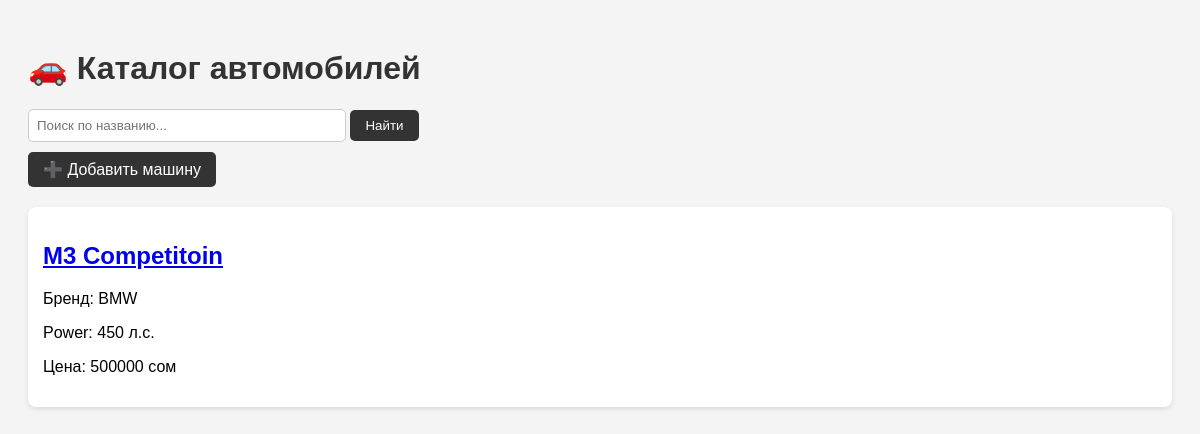
/cars/, run on an earlier commit of the app's database.
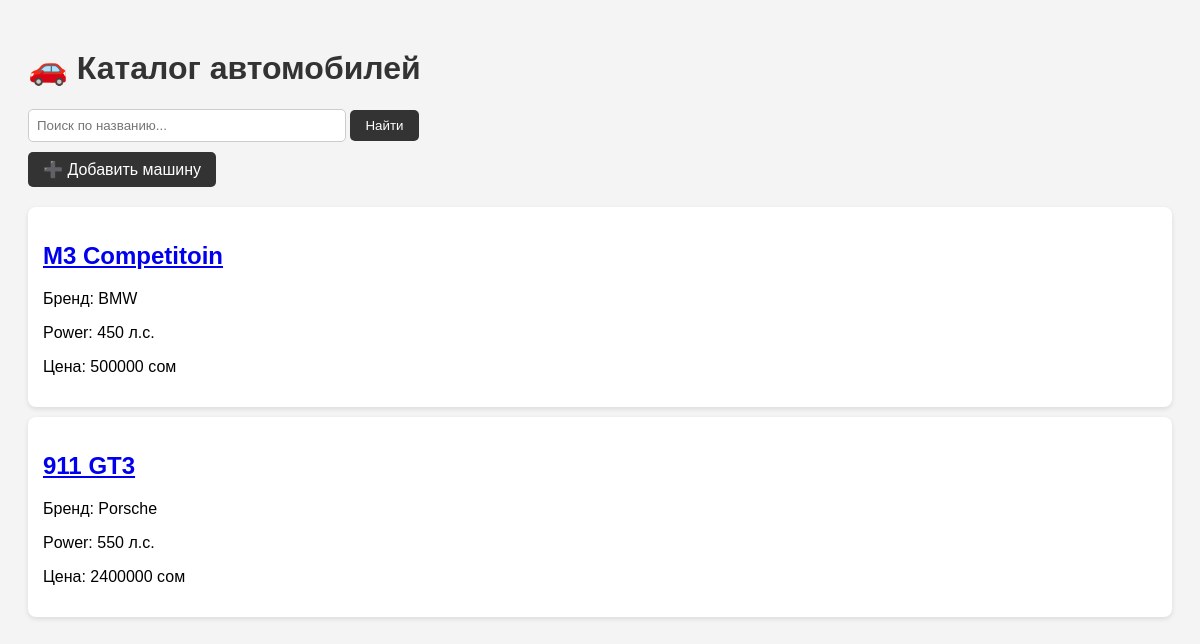
And on a later commit of the database.
### cars/models.py (models this page shows, shortened)
class Car(models.Model):
    name = models.CharField(max_length=100)   # название
    brand = models.CharField(max_length=50)   # бренд
    power = models.IntegerField()              # мощность (л.с.)
    price = models.IntegerField()              # цена

### cars/views.py (the view)
# urls.py: path('', views.car_list, name='car_list'),
def car_list(request):
    query = request.GET.get('q', '') # берём параметр q из URL
    if query:
        cars = Car.objects.filter(
            name__icontains=query # ищем по названию (без учёта регистра)
        ) | Car.objects.filter(
            brand__icontains=query # ищем по бренду (без учёта регистра)
        )
    else:
        cars = Car.objects.all()
    return render(request, 'cars/car_list.html', {
        'cars': cars,
        'query': query, # передаём текущий запрос в шаблон
        })

### cars/templates/cars/car_list.html (shortened to what this page needs)
<!DOCTYPE html>
<html>
<head>
</head>
<body>
    <h1>🚗 Каталог автомобилей</h1>
    <form method="GET">
        <input
            type="text"
            name="q"
            value="{{ query }}"
            placeholder="Поиск по названию..."
            style="padding: 8px; width: 300px; border-radius: 5px; border: 1px solid #ccc;"
        >
        <button
            type="submit"
            style="padding: 8px 15px; border-radius: 5px; background: #333; color: white; border: none; cursor: pointer;"
        >
            Найти
        </button>
    </form>
    <a href="/cars/create/" style="
    display: inline-block;
    margin: 10px 0;
    padding: 8px 15px;
    background: #333;
    color: white;
    border-radius: 5px;
    text-decoration: none;
    ">➕ Добавить машину</a>
    {% for car in cars %}
        <div class="card">
            <h2>
                <a href="/cars/{{ car.id }}/">{{ car.name }}</a>
            </h2>
            <p>Бренд: {{ car.brand }}</p>
            <p>Power: {{ car.power }} л.с.</p>
            <p>Цена: {{ car.price }} сом</p>
        </div>
    {% endfor %}
</body>
</html>

What changed in the data, as far as the page shows it:
added Car: name "911 GT3", brand "Porsche", power "550", price "2400000"
